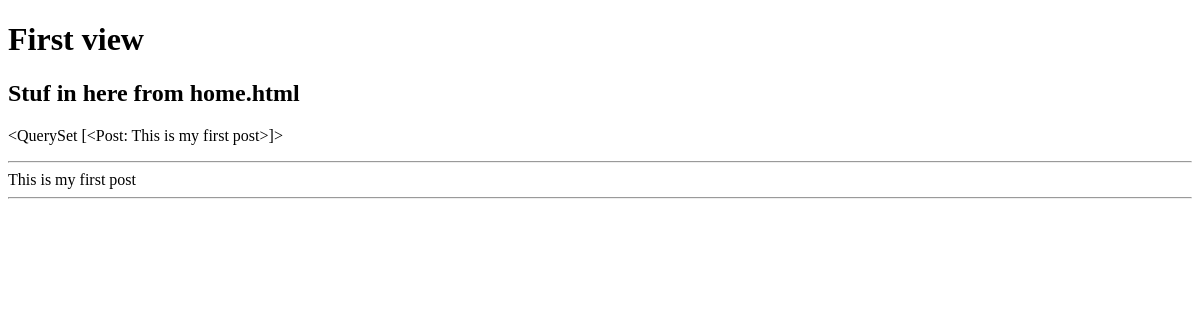
The app's page /, older data.
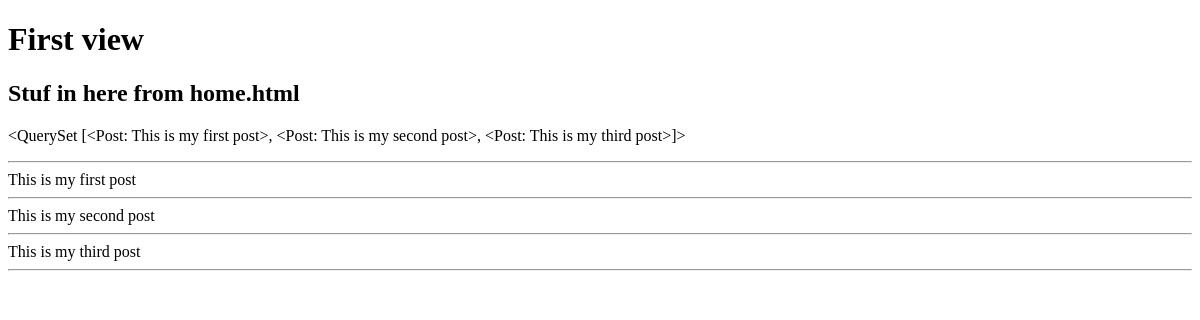
The same page, newer data.
### feed/models.py (models this page shows)
class Post(models.Model):
    text = models.CharField(max_length=140, blank=False, null=False)
    image = ImageField()
    def __str__(self):
        return self.text

### feed/views.py (the view)
# urls.py: path('', HomePageView.as_view(), name='index')
class HomePageView(TemplateView):
    template_name = "home.html"
    def get_context_data(self, **kwargs):
        context = super().get_context_data(**kwargs)
        context['posts'] = Post.objects.all()
        return context

### templates/home.html (shortened to what this page needs)
{% extends "base.html" %}
{% block body %}
<h2>Stuf in here from home.html</h2>
    <p>{{ posts }}
    <hr>
    {% for post in posts %}
        {{post.text}}
        <hr>
    {% endfor %}
{% endblock %}

Row changes from the older to the newer data that the page shows:
computed for Post "This is my first post": text.text "<QuerySet [<Post: This is my first post>]>" → "<QuerySet [<Post: This is my first post>, <Post: This is my second post>, <Post: This is my third post>]>"
added Post: text "This is my second post"
added Post: text "This is my third post"
